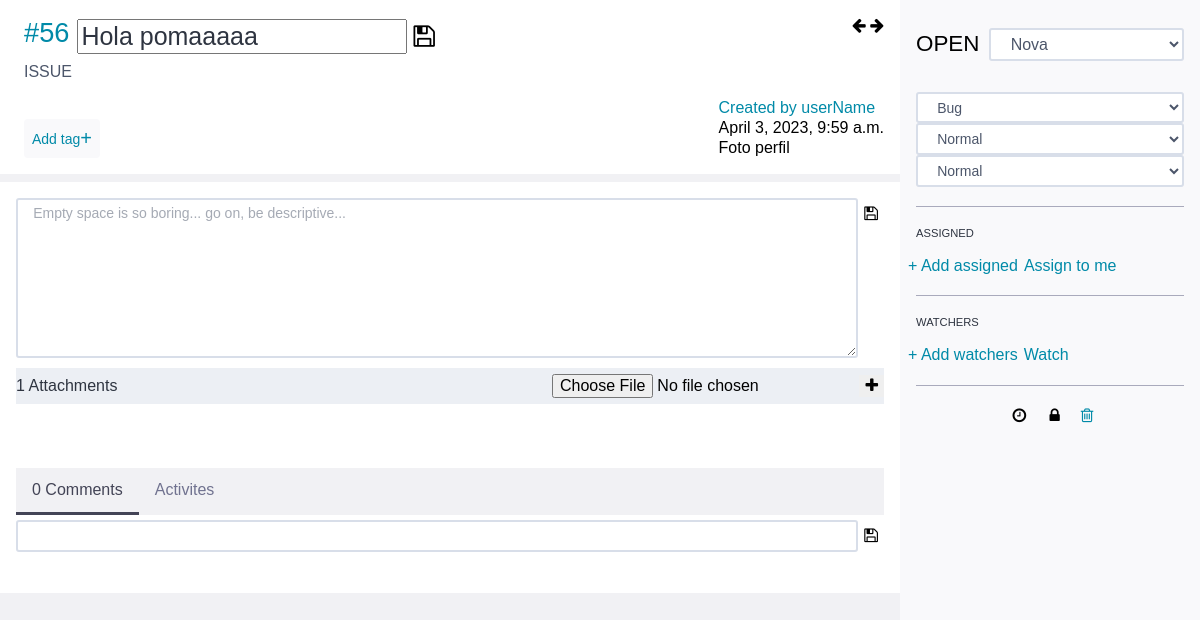
The app's page /issues/56/edit (signed in) with its own data.
### issues/models.py (models this page shows)
class Issue(models.Model):
    BUG = 'B'
    PREG = 'P'
    MIL = 'M'
    TTIPUS = (
        (BUG, _('Bug')),
        (PREG, _('Pregunta')),
        (MIL, _('Millora'))
    )
    NOVA = 'N'
    DOING = 'D'
    TEST = 'T'
    CLOSED = 'C'
    INFO = 'I'
    REBUTJADA = 'R'
    PROP = 'P'
    TESTATS = (
        (NOVA, _('Nova')),
        (DOING, _('En curs')),
        (TEST, _('Llesta per testejar')),
        (CLOSED, _('Tancada')),
        (INFO, _('Necessita informació')),
        (REBUTJADA, _('Rebutjada')),
        (PROP, _('Proposada'))
    )
    DESITJ = 'D'
    MENOR = 'M'
    NORMAL = 'N'
    IMP = 'I'
    CRITIC = 'C'
    TGRAVETAT = (
        (DESITJ, _('Desitjada')),
        (MENOR, _('Menor')),
        (NORMAL, _('Normal')),
        (IMP, _('Important')),
        (CRITIC, _('Crítica'))
    )
    BAIXA = 'B'
    MITJA = 'M'
    ALTA = 'A'
    TPRIORITAT = (
        (BAIXA, _('Baixa')),
        (MITJA, _('Normal')),
        (ALTA, _('Alta'))
    )
    id = models.AutoField(primary_key=True, verbose_name=_('Identificador'))
    subject = models.CharField(max_length=500, null=False, blank=False, verbose_name=_('Assumpte'))
    descripcio = models.CharField(max_length=524288, null=True, blank=True, verbose_name=_('Descripció'))
    tipus = models.CharField(choices=TTIPUS, default=BUG, max_length=5, verbose_name=_('Tipus'))
    estat = models.CharField(choices=TESTATS, default=NOVA, max_length=5, verbose_name=_('Estat'))
    gravetat = models.CharField(choices=TGRAVETAT, default=NORMAL, max_length=5, verbose_name=_('Gravetat'))
    prioritat = models.CharField(choices=TPRIORITAT, default=MITJA, max_length=5, verbose_name=_('Prioritat'))
    creador = models.ForeignKey(Usuari, related_name='creats', null=True, blank=True, on_delete=models.DO_NOTHING, verbose_name=_('Creador'))
    assignacio = models.ForeignKey(Usuari, related_name='assignats', null=True, blank=True, on_delete=models.DO_NOTHING, verbose_name=_('Assignada a'))
    dataCreacio = models.DateTimeField(auto_now_add=True, verbose_name=_('Data creació'))
    dataModificacio = models.DateTimeField(auto_now=True, verbose_name=_('Última modificació'))
    dataLimit = models.DateTimeField(null=True, blank=True, verbose_name=_('Data límit'))
    bloquejat = models.BooleanField(null=False, blank=False, default=False, verbose_name=_('Bloquejat'))
    motiuBloqueig = models.CharField(max_length=50, null=True, blank=True, verbose_name=_('Motiu bloqueig'))
    tags = models.ManyToManyField(Tag, related_name='issues',  verbose_name=_('Tags'))

### issues/views.py (the view, shortened to what this page needs)
# urls.py: path('<int:pk>/edit', views.EditarIssueView.as_view(), name='editar_issue'),
class EditarIssueView(IsAuthenticatedMixin, UpdateView):
    model = Issue
    template_name = 'issue_edit.html'
    form_class = IssueForm
    success_url = None
    context_object_name = 'issue'
    def get_object(self, queryset=None):
        pk = self.kwargs.get('pk')
        queryset = Issue.objects.prefetch_related('attachments', 'comentaris').order_by('-attachments__data', '-comentaris__data')
        return get_object_or_404(queryset, pk=pk)

### issues/forms.py
class IssueForm(forms.ModelForm):
    attachment = AttachmentForm()
    comenntari = ComentariForm()
    class Meta:
        model = models.Issue
        fields = ('subject', 'descripcio', 'tipus', 'estat', 'gravetat', 'prioritat', 'assignacio', 'dataLimit', 'bloquejat', 'motiuBloqueig')

### issues/templates/issue_edit.html (shortened to what this page needs)
{% extends 'base.html' %}
{% block content %}
<form method="post" enctype="multipart/form-data">
<div class="master">
    <div class="wrapper">
        <div class="main detail">
            <div class="detail-header-container">
                <div class="detail-nav">
                    <i title="Previous" class="fa fa-arrow-left" aria-hidden="true" href="url/previous/issue"></i>
                    <i title="Next" class="fa fa-arrow-right" aria-hidden="true" href="url/next/issue"></i>
                </div>
                <div class="detail-header">
                    <div class="detail-title-wrapper">
                        <span classe="issue-text" style="display: inline-flex;">
                            <div class="detail-ref">
                                <span class="issue-ref">#{{issue.id}}</span>
                            </div>
                            <input name="subject" style="margin-top: 3px; font-size: 25px;" class="detail-subject" value="{{issue.subject}}">
                            <button style="background: none;" type="submit"  name="guardar_subject">
                                <i style="margin-top: 3px; font-size: 25px;" class="fa fa-floppy-o" aria-hidden="true"></i>
                            </button>
                        </span>
                    </div>
                    <div class="detail-project">
                        <div class="section-name">Issue</div>
                    </div>
                    <div class="subheader">
                        <div class="tags-container">
                            <button class="btn-filter ng-animate-disabled">
                                <span>Add tag</span>
                                <span style="font-size: 20px;">+</span>
                            </button>
                        </div>
                        <div>
                            <div class="created-by">
                                <a href="url usser">Created by userName</a>
                                <div class="created-date">{{issue.dataModificacio}}</div>
                            </div>
                            <div class="user-avatar">
                                <span>Foto perfil</span>
                            </div>
                        </div>
                    </div>
                </div>
            </div>
            <div class="detail-content">
                <section class="duty-content" style="justify-content: flex-start;">
                    <div style="display: flex; justify-content: space-between;">
                        <textarea placeholder="Empty space is so boring... go on, be descriptive..."
                        name="descripcio" rows="7"
                        class="description ng-pristine ng-untouched ng-valid ng-empty"></textarea>
                        <button style="max-height: 32px; background: none;" type="submit"  name="guardar_descripcio">
                            <i  class="fa fa-floppy-o" aria-hidden="true"></i>
                        </button>
                    </div>
                </section>
                <section style="margin-top: 10px;" class="attachments attachments-full">
                    <div class="attachments-header">
                        <h3 class="attachment-title">
                            <span class="attachments-num">1</span>
                            <span class="attachments-text">Attachments</span>
                        </h3>
                        <div class="options ">
                            <div class="add-attach">
                                <input type="file" value="+" name="document">
                                <button type="submit" name="afegir_attachment">
                                    <i class="fa fa-plus" aria-hidden="true"></i>
                                </button>
                            </div>
                        </div>
                    </div>
                </section>
                <section class="history">
                    <nav class="history-tabs">
                        <a class="history-tab active" href="localhost:8000/issues/41/edit/activites">0 Comments</a>
                        <a class="history-tab" href="localhost:8000/issues/41/edit/activites">Activites</a>
                    </nav>
                </section>
                <section class="comment" >
                    <div style="display: flex; justify-content: space-between;">
                        <input type="text" name="text" style="margin-top: 5px; margin-bottom: 5px;">
                        <button type="submit" name="afegir_comentari" style="background: none;">
                            <i class="fa fa-floppy-o" aria-hidden="true"></i>
                        </button>
                    </div>
                </section>
            </div>
        </div>
        <sidebar class="sidebar ticket-data">
            <section class="ticket-header">
                <span class="ticket-title ng-pristine ng-valid ng-untouched ng-not-empty">
                    <span>Open</span>
                </span>
                <select style="margin-left: 10px;" name="estat" type="submit" class="status-button">
                    {% for estat in form.estat %}
                        <option value="{{estat}}">{{estat}}</option>
                    {% endfor %}
                </select>
            </section>
            <section class="ticket-section ticket-data-container">
                <div class="ticket-data-container">
                    <select name="tipus" type="submit" class="status-button">
                        {% for tipus in form.tipus %}
                            <option value="{{tipus}}">{{tipus}}</option>
                        {% endfor %}
                    </select>
                    <select name="gravetat" type="submit" class="status-button">
                        {% for gravetat in form.gravetat %}
                            <option value="{{gravetat}}">{{gravetat}}</option>
                        {% endfor %}
                    </select>
                    <select name="prioritat" type="submit" class="status-button">
                        {% for prioritat in form.prioritat %}
                            <option value="{{prioritat}}">{{prioritat}}</option>
                        {% endfor %}
                    </select>
                </div>
            </section>
            <section class="ticket-section ng-pristine ng-untouched ng-valid ng-not-empty">
                <div class="ticket-section-label">
                    <span>Assigned</span>
                </div>
                <div class="ticket-user-list-container">
                    <div class="ticket-user-list-content">
                        <div class="ticket-users-actions">
                            <a href="url/assignOther" style="margin-right: 10px;" class="ticket-users-actions">+ Add assigned</a>
                            <a href="url/assignToMe" class="ticket-users-actions">Assign to me</a>
                        </div>
                    </div>
                </div>
            </section>
            <section class="ticket-section ticket-watchers">
                <div class="ticket-section-label">
                    <span>Watchers</span>
                </div>
                <div class="ticket-user-list-container">
                    <div class="ticket-user-list-content">
                        <div class="ticket-users-actions">
                            <a href="url/assignOther" style="margin-right: 10px;" class="ticket-users-actions">+ Add watchers</a>
                            <a href="url/assignToMe" class="ticket-users-actions">Watch</a>
                        </div>
                    </div>
                </div>
            </section>
            <section class="ticket-section ticket-detail-settings">
                <div class="ticket-detail-settings" >
                    <div>
                        <button style="background: none;">
                            <i style="width: 10px; height:10px" class="fa fa-clock-o" aria-hidden="true"></i>
                        </button>
                    </div>
                    <div>
                        <button style="margin-left: 15px; background: none;" type="submit" name="guardar_bloquejat">
                            <i class="fa fa-lock" aria-hidden="true"></i>
                        </button>
                    </div>
                    <div>
                        <a href="{% url 'esborrar_issue' issue.id %}">
                            <i style="margin-left: 15px;" class="fa fa-trash-o" aria-hidden="true"></i>
                        </a>
                    </div>
                </div>
            </section>
        </sidebar>
    </div>
</div>
</form>
{% endblock %}

### records on screen
Issue: id "56", subject "Hola pomaaaaa", dataModificacio "April 3, 2023, 9:59 a.m.", estat "Nova", tipus "Bug", gravetat "Normal", prioritat "Normal"
